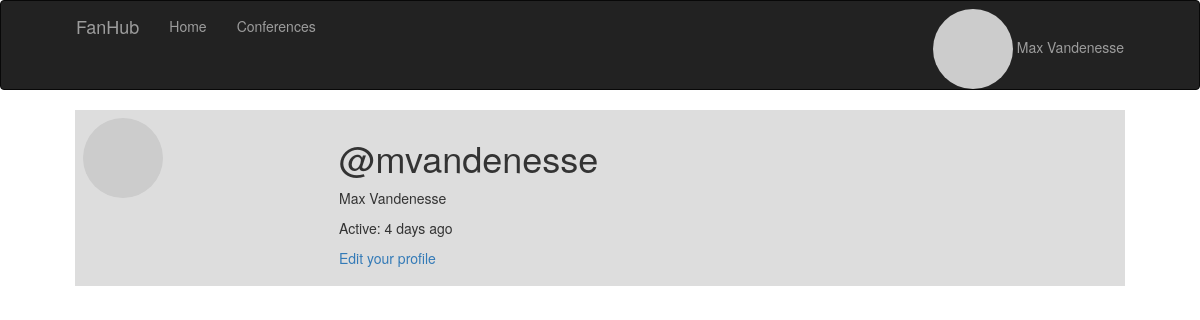
Before: /user/mvandenesse (signed in) with the older database file.
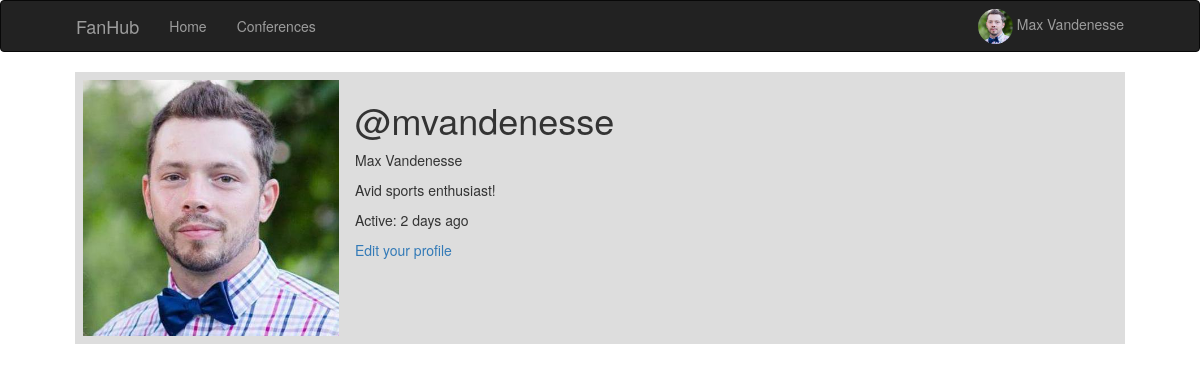
After: the same page with the newer database file.
### app/models.py (models this page shows, shortened)
class User(UserMixin, db.Model):
    id = db.Column(db.Integer, primary_key=True)
    username = db.Column(db.String(64), index=True, unique=True)
    email = db.Column(db.String(120), index=True, unique=True)
    password_hash = db.Column(db.String(128))
    about_me = db.Column(db.String(140))
    last_seen = db.Column(db.DateTime, default=datetime.utcnow)
    image_path = db.Column(db.String(1000))
    first_name = db.Column(db.String(120))
    last_name = db.Column(db.String(120))
    full_name = db.Column(db.String(240))
    def avatar(self, size, first_name, last_name):
        return 'https://ui-avatars.com/api/?size={}&name={}+{}'.format(
            size, first_name, last_name)

### app/routes.py (the view)
@app.route('/user/<username>')
@login_required
def user(username):
    user = User.query.filter_by(username=username).first_or_404()
    return render_template('user.html', user=user, title=user.full_name)

### app/models.py (called while the page is built)
@login.user_loader
def load_user(id):
    return User.query.get(int(id))

### app/routes.py (called while the page is built)
@app.before_request
def before_request():
    if current_user.is_authenticated:
        current_user.last_seen = datetime.utcnow()
        db.session.commit()

### app/templates/user.html
 {% extends "base.html" %} {% block app_content %}
<table class="table body">
    <tr class=headDisplay>
        <td width="256px">
            {% if user.image_path %}
            <img src={{user.image_path}} style="height: 256px; width: 256px;"> {% else %}
            <img src=" {{ user.avatar(256, user.first_name, user.last_name) }} " class="img-circle userTemplateProfileImage "> {% endif %}
        </td>
        <td>
            <h1>@{{ user.username }}</h1>
            <p>{{user.full_name}}</p>
            {% if user.about_me %}
            <p>{{ user.about_me }}</p>{% endif %} {% if user.last_seen %}
            <p>Active: {{ moment(user.last_seen).fromNow() }}{% endif %} {% if user == current_user %}
                <p>
                    <a class="removeUnderline" href="{{ url_for( 'edit_profile') }} ">Edit your profile</a>
                </p>
                {% endif %}
        </td>
    </tr>
</table>
{% endblock %}

### app/templates/base.html (shortened to what this page needs)
{% extends 'bootstrap/base.html' %}  {% block navbar %}
<link rel=" stylesheet " href="{{ url_for( 'static', filename='css/style.css' ) }} ">
<nav class="navbar navbar-inverse">
    <div class="container">
        <div class="navbar-header">
            <a class="navbar-brand" href="{{ url_for('index') }}">FanHub</a>
            <div class="collapse navbar-collapse" id="bs-example-navbar-collapse-1">
                <ul class="nav navbar-nav">
                    <li>
                        <a href="{{ url_for('index') }}">Home</a>
                    </li>
                    <li>
                        <a href="{{ url_for('conferences') }}">Conferences</a>
                    </li>
                </ul>
                <ul class="nav navbar-nav navbar-right">
                    {% if current_user.is_anonymous %}
                    <li>
                        <a href="{{ url_for('login') }}">Login</a>
                    </li>
                    {% else %}
                    <ul class="nav navbar-nav navbar-right">
                        <li class="dropdown">
                            <a href="#" class="dropdown-toggle" style="padding-top:0px !important;padding-bottom:0px !important;margin-top:8px;" data-toggle="dropdown"
                                role="button" aria-haspopup="true" aria-expanded="false">
                                {% if current_user.image_path %}
                                <img src={{current_user.image_path}} class="img-circle  " style="height: 35px; width: 35px;"> {{current_user.full_name}} {% else %}
                                <img src=" {{ current_user.avatar(35, current_user.first_name, current_user.last_name) }} " class="img-circle userTemplateProfileImage "> {{current_user.full_name}}{% endif %}
                            </a>
                        </li>
                    </ul>
                    {% endif %}
                </ul>
            </div>
        </div>
</nav>
{% endblock %} {% block content %}
<div class="container ">
      {% block app_content
    %}{% endblock %}
</div>{% endblock %}

Changed rows visible on the page:
changed User "mvandenesse": image_path: picture added; image_path empty → "/static/uploads/profile/bfaaf1cd844b1d31bf89af4e644a7e4f.jpg" (drawn); about_me (not shown) → "Avid sports enthusiast!"; last_seen "4 days ago" → "2 days ago"
